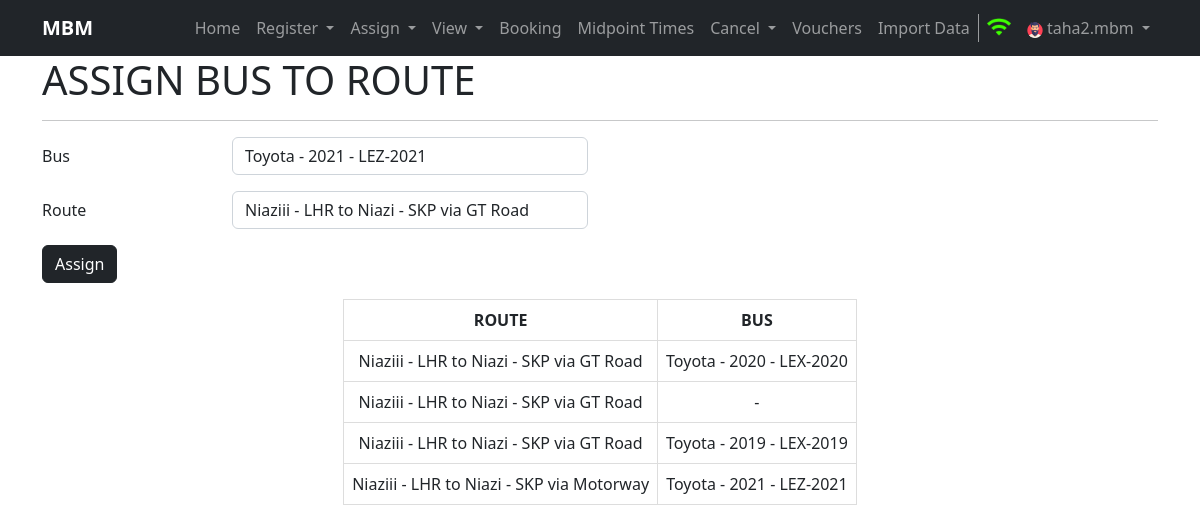
Screenshot of /assignroute (signed in) with the database file from the repository.
### home/models.py (models this page shows, shortened)
class RouteAssignedToBus(models.Model):
    bus = models.ForeignKey("Bus", on_delete=models.SET_NULL, null=True)
    route = models.ForeignKey("Route", on_delete=models.CASCADE)
    created = models.DateTimeField(auto_now_add=True, editable=False, null=False, blank=False)
    last_modified = models.DateTimeField(auto_now_add=True, editable=False, null=False, blank=False)
    class Meta:
        verbose_name_plural = 'RouteAssignedToBus'

class Route(models.Model):
    source = models.ForeignKey(Terminal, related_name='source_terminal', on_delete=models.CASCADE)
    destination = models.ForeignKey(Terminal, related_name='destination_terminal', on_delete=models.CASCADE)
    via = models.CharField(max_length=100)
    created = models.DateTimeField(auto_now_add=True, editable=False, null=False, blank=False)
    last_modified = models.DateTimeField(auto_now_add=True, editable=False, null=False, blank=False)
    class Meta:
        verbose_name_plural = 'Route'
    def __str__(self):
        return str(self.source) + ' to ' + str(self.destination) + ' via ' + self.via

class Terminal(models.Model):
    tcode = models.CharField(max_length=3, unique=True)
    name = models.CharField(max_length=100)
    city = models.CharField(max_length=100)
    address = models.CharField(max_length=150)
    created = models.DateTimeField(auto_now_add=True, editable=False, null=False, blank=False)
    last_modified = models.DateTimeField(auto_now_add=True, editable=False, null=False, blank=False)
    class Meta:
        verbose_name_plural = 'Terminal'
    def __str__(self):
        return self.name + ' - ' + self.city

class Bus(models.Model):
    bus_number = models.CharField(max_length=30, unique=True)
    seating_capacity = models.IntegerField()
    service_type = models.CharField(max_length=100)
    bus_model = models.CharField(max_length=100)
    created = models.DateTimeField(auto_now_add=True, editable=False, null=False, blank=False)
    last_modified = models.DateTimeField(auto_now_add=True, editable=False, null=False, blank=False)
    class Meta:
        verbose_name_plural = 'Bus'
    def __str__(self):
        return self.bus_model + ' - ' + self.bus_number

### home/views.py (the view)
# urls.py: path('assignroute', views.assignRoute, name='assignroute'),
def assignRoute(request):
    if request.user.is_anonymous:
        return redirect('/login')
    result = RegistrationHandler.assignBusToRoute(request)
    return render(result['request'], 'bustoroute.html', {'buses':result['buses'], 'routes':result['routes'], 'routeasgbus':result['routeasgbus']})

### home/registerationHandler.py (called while the page is built, shortened)
    @staticmethod
    def assignBusToRoute(request):
        buses = None
        routes = None
        routeasgbus = None
        try:
            buses = Bus.objects.all()
            routes = Route.objects.all()
            routeasgbus = RouteAssignedToBus.objects.all()
        except Exception as e:
            messages.warning(request, e)
        return {'request': request, 'buses': buses, 'routes': routes, 'routeasgbus': routeasgbus}

### templates/bustoroute.html (shortened to what this page needs)
{% extends 'base.html' %}
{% block username %}{{ request.user.username }}{% endblock username %}
{%block body%}
<div class="container">
    <h1>ASSIGN BUS TO ROUTE</h1>
    <hr>
</div>
<div class="container my-3">
    <form method="post" name="register" action="">
        <div class="mb-3 row">
            <label for="inputBus" class="col-sm-2 col-form-label">Bus</label>
            <div class="col-sm-4">
              <select name="inputBus" class="form-control" id="inputBus" required>
                {% if buses %}
                   {% for bus in buses%}
                   <option value="{{bus.id}}">{{bus}}</option>
                   {% endfor %}
                {% endif %}
              </select>
            </div>
          </div>
          <div class="mb-3 row">
            <label for="inputRoute" class="col-sm-2 col-form-label">Route</label>
            <div class="col-sm-4">
              <select name="inputRoute" class="form-control" id="inputRoute" required>
                {% if routes %}
                   {% for route in routes %}
                     <option value="{{route.id}}">{{route}}</option>
                   {% endfor %}
                {% endif %}
              </select>
            </div>
          </div>
          <button type="submit" class="btn btn-dark btn-md">Assign</button>
    </form>
</div>
<div class="container">
  {% if routeasgbus %}
    <table class="bookings mx-auto">
        <tr>
          <th>ROUTE</th>
          <th>BUS</th>
        </tr>
        {% for rb in routeasgbus %}
        <tr class="tr">
          <td>{{rb.route}}</td>
          {% if rb.bus %}
          <td>{{rb.bus}}</td>
          {% else %}
          <td> - </td>
          {% endif %}
        </tr>
        {% endfor %}
    </table>
    {% endif %}
</div>
{%endblock body%}

### static/css/style.css (style rules this page uses)
.schedule td, .bookings td, th { border: 1px solid #dddddd; text-align: center; padding: 8px; }

### rows the page displays
RouteAssignedToBus: route "Niaziii - LHR to Niazi - SKP via GT Road", bus "Toyota - 2020 - LEX-2020"
RouteAssignedToBus: route "Niaziii - LHR to Niazi - SKP via GT Road"
RouteAssignedToBus: route "Niaziii - LHR to Niazi - SKP via GT Road", bus "Toyota - 2019 - LEX-2019"
RouteAssignedToBus: route "Niaziii - LHR to Niazi - SKP via Motorway", bus "Toyota - 2021 - LEZ-2021"

### other values shown
{{ request.user.username }} "taha2.mbm"
form field inputBus "Toyota - 2021 - LEZ-2021"
form field inputRoute "Niaziii - LHR to Niazi - SKP via GT Road"
